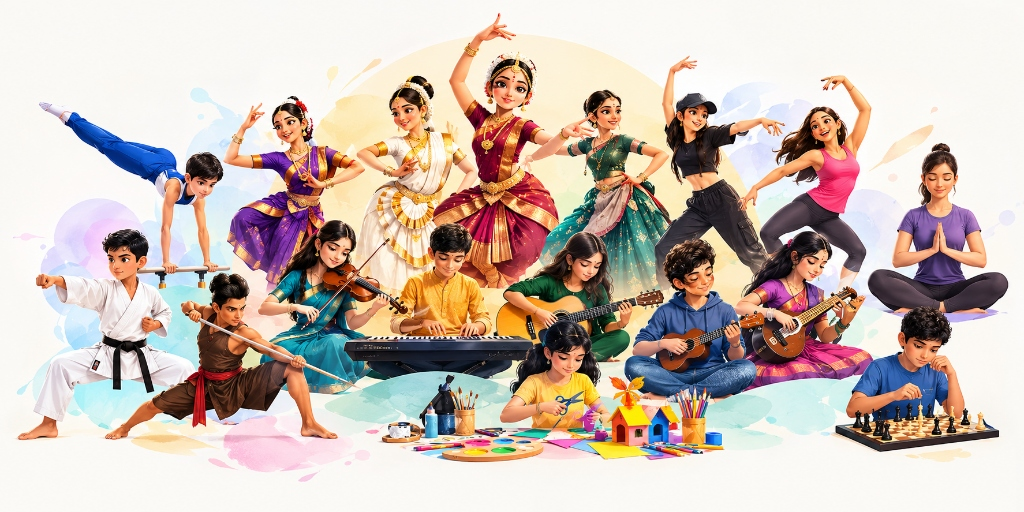
#> input picture mobile/assets/images/cultural_arts_hero.jpg, 1024 x 512 px, given in place of media_1790739839768.jpg, which was not available
$ python refine_banner.py
#> lines starting #> are read from the running program, lines starting #| are printed output that depends on the picture; after the words box and inside, x2 and y2 are one past the last pixel; in counts of white or black regions, pixels touching at a corner belong together; pictures that were not available may be replaced by others from this repository, and a replacement may not be noted
from PIL import Image, ImageFilter
import numpy as np
from collections import deque

src_banner = r"C:\Users\shanm\.gemini\antigravity\brain\f0cf20a4-3f6b-41c8-be59-8d8ff710cdf4\.user_uploaded\media_1790739839768.jpg"
im = Image.open(src_banner).convert("RGBA")
w, h = im.size
#> w = 1024; h = 512
pixels = np.array(im, dtype=np.uint8)

# Mask for background: start from all border pixels that are near white
is_near_white = (pixels[:, :, 0] > 235) & (pixels[:, :, 1] > 235) & (pixels[:, :, 2] > 235)
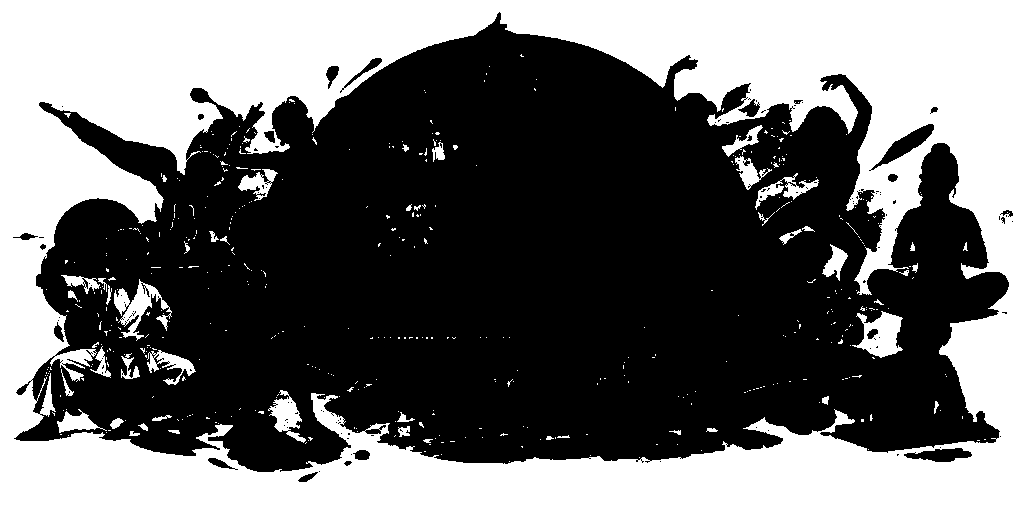
#> is_near_white: shape (512, 1024) bool; 41.7% white; 480 white regions (431 under 20 px), largest, box (x1, y1, x2, y2) and area: (0, 0, 1024, 512) 207875, (852, 311, 903, 358) 1332, (114, 279, 172, 341) 1271

bg_mask = np.zeros((h, w), dtype=bool)
queue = deque()

# Add all perimeter pixels that are near white
for x in range(w):
    if is_near_white[0, x]:
        bg_mask[0, x] = True
        queue.append((x, 0))
    if is_near_white[h - 1, x]:
        bg_mask[h - 1, x] = True
        queue.append((x, h - 1))
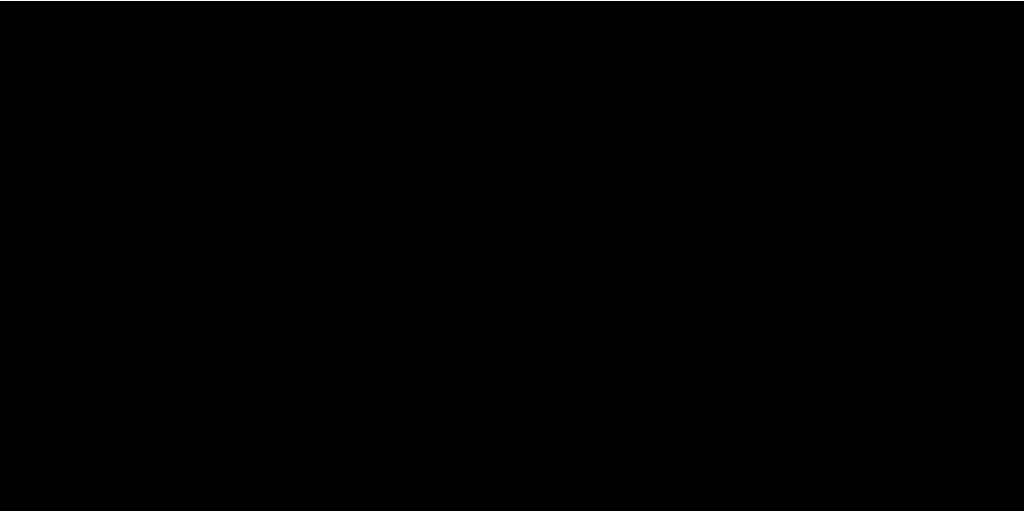
#> bg_mask: shape (512, 1024) bool; 0.39% white in thin lines or dots

for y in range(h):
    if is_near_white[y, 0]:
        bg_mask[y, 0] = True
        queue.append((0, y))
    if is_near_white[y, w - 1]:
        bg_mask[y, w - 1] = True
        queue.append((w - 1, y))
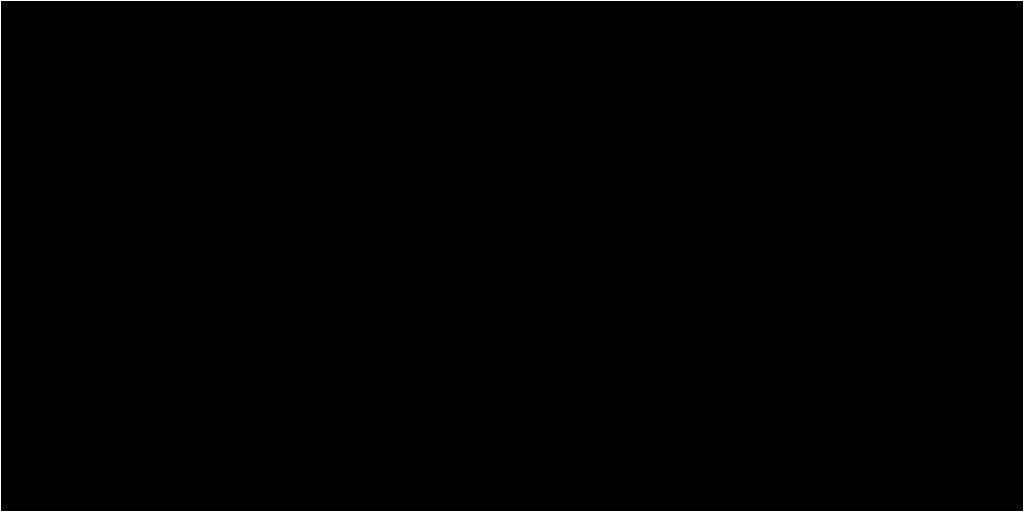
#> bg_mask: shape (512, 1024) bool; 0.59% white in thin lines or dots

# Breadth-first flood fill from boundary
neighbors = [(-1, 0), (1, 0), (0, -1), (0, 1)]
while queue:
    cx, cy = queue.popleft()
    for dx, dy in neighbors:
        nx, ny = cx + dx, cy + dy
        if 0 <= nx < w and 0 <= ny < h:
            if not bg_mask[ny, nx] and is_near_white[ny, nx]:
                bg_mask[ny, nx] = True
                queue.append((nx, ny))
#> this loop made 206927 passes
#> (cx, cy) on passes 1 to 3: (0, 0), (0, 511), (1, 0)
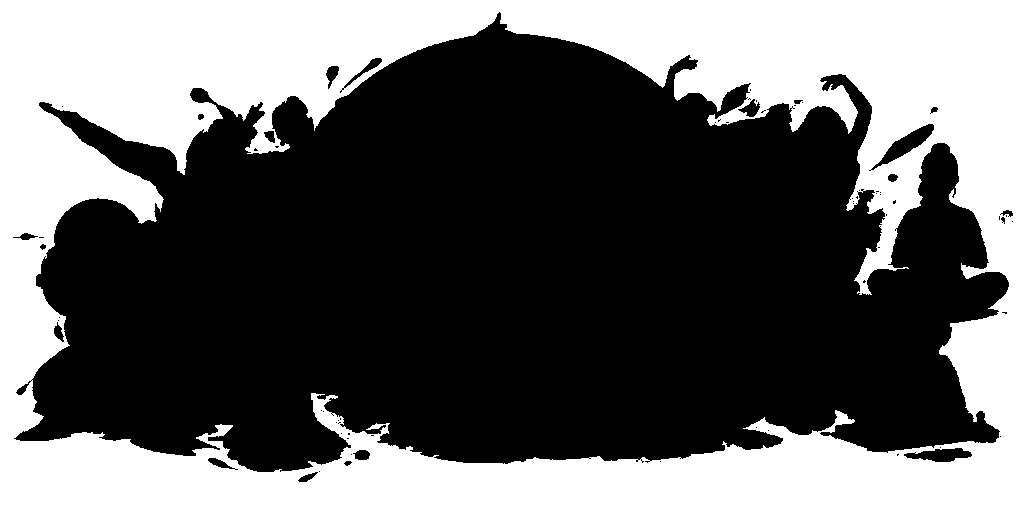
#> bg_mask: shape (512, 1024) bool; 39.5% white; 1 white region, box (x1, y1, x2, y2) and area: (0, 0, 1024, 512) 206923

# Alpha mask: 0 where bg_mask is True, 255 where False
alpha_array = np.where(bg_mask, 0, 255).astype(np.uint8)
alpha_img = Image.fromarray(alpha_array, mode="L")
# Feather edges slightly with 1px Gaussian blur
alpha_feathered = alpha_img.filter(ImageFilter.GaussianBlur(radius=1.2))
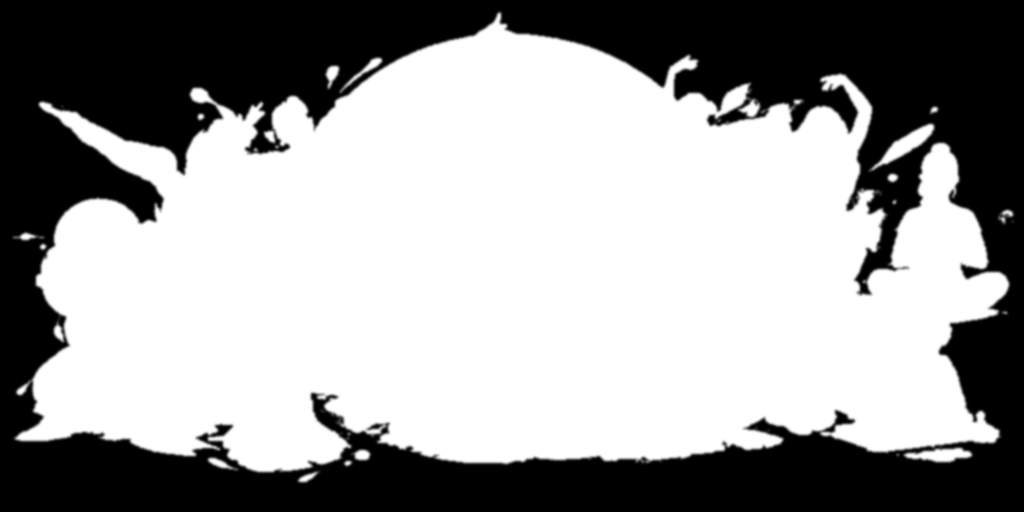
#> alpha_feathered: PIL image 1024x512 L; min 0, max 255, mean 154.4

im.putalpha(alpha_feathered)

mobile_path = r"d:\laasya academy\mobile\assets\images\cultural_banner.png"
web_path = r"d:\laasya academy\web\public\cultural_banner.png"
im.save(mobile_path, "PNG")
im.save(web_path, "PNG")
print("Perfect feathered transparent banner saved successfully!")
